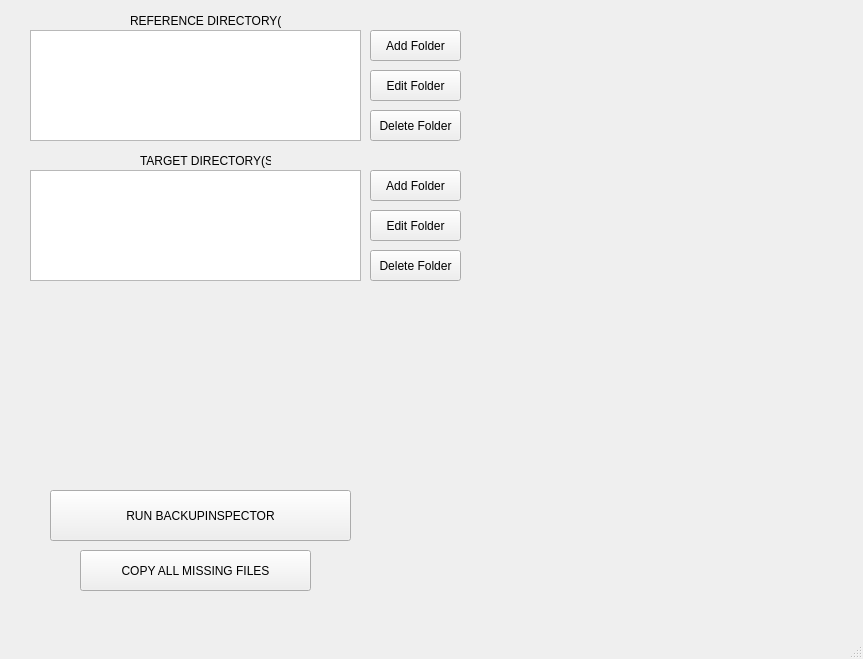
<?xml version="1.0" encoding="UTF-8"?>
<ui version="4.0">
 <class>MainWindow</class>
 <widget class="QMainWindow" name="MainWindow">
  <property name="geometry">
   <rect>
    <x>0</x>
    <y>0</y>
    <width>863</width>
    <height>659</height>
   </rect>
  </property>
  <property name="windowTitle">
   <string>BackupInspector</string>
  </property>
  <property name="windowIcon">
   <iconset>
    <normaloff>../../Desktop/Designer (1).png</normaloff>../../Desktop/Designer (1).png</iconset>
  </property>
  <property name="styleSheet">
   <string notr="true">background: url(A:/Users/Ada/Desktop/Designer.png)</string>
  </property>
  <widget class="QWidget" name="centralwidget">
   <widget class="QPushButton" name="pushButton">
    <property name="geometry">
     <rect>
      <x>370</x>
      <y>70</y>
      <width>91</width>
      <height>31</height>
     </rect>
    </property>
    <property name="text">
     <string>Edit Folder</string>
    </property>
   </widget>
   <widget class="QPushButton" name="pushButton_3">
    <property name="geometry">
     <rect>
      <x>50</x>
      <y>490</y>
      <width>301</width>
      <height>51</height>
     </rect>
    </property>
    <property name="text">
     <string>RUN BACKUPINSPECTOR</string>
    </property>
   </widget>
   <widget class="QPushButton" name="pushButton_2">
    <property name="geometry">
     <rect>
      <x>370</x>
      <y>30</y>
      <width>91</width>
      <height>31</height>
     </rect>
    </property>
    <property name="text">
     <string>Add Folder</string>
    </property>
   </widget>
   <widget class="QPushButton" name="pushButton_5">
    <property name="geometry">
     <rect>
      <x>370</x>
      <y>110</y>
      <width>91</width>
      <height>31</height>
     </rect>
    </property>
    <property name="text">
     <string>Delete Folder</string>
    </property>
   </widget>
   <widget class="QPushButton" name="pushButton_6">
    <property name="geometry">
     <rect>
      <x>370</x>
      <y>250</y>
      <width>91</width>
      <height>31</height>
     </rect>
    </property>
    <property name="text">
     <string>Delete Folder</string>
    </property>
   </widget>
   <widget class="QPushButton" name="pushButton_4">
    <property name="geometry">
     <rect>
      <x>370</x>
      <y>170</y>
      <width>91</width>
      <height>31</height>
     </rect>
    </property>
    <property name="text">
     <string>Add Folder</string>
    </property>
   </widget>
   <widget class="QPushButton" name="pushButton_7">
    <property name="geometry">
     <rect>
      <x>370</x>
      <y>210</y>
      <width>91</width>
      <height>31</height>
     </rect>
    </property>
    <property name="text">
     <string>Edit Folder</string>
    </property>
   </widget>
   <widget class="QLabel" name="label">
    <property name="geometry">
     <rect>
      <x>140</x>
      <y>150</y>
      <width>131</width>
      <height>21</height>
     </rect>
    </property>
    <property name="text">
     <string>TARGET DIRECTORY(S)</string>
    </property>
   </widget>
   <widget class="QLabel" name="label_2">
    <property name="geometry">
     <rect>
      <x>130</x>
      <y>10</y>
      <width>151</width>
      <height>21</height>
     </rect>
    </property>
    <property name="text">
     <string>REFERENCE DIRECTORY(S)</string>
    </property>
   </widget>
   <widget class="QListWidget" name="list1">
    <property name="geometry">
     <rect>
      <x>30</x>
      <y>30</y>
      <width>331</width>
      <height>111</height>
     </rect>
    </property>
   </widget>
   <widget class="QListWidget" name="list2">
    <property name="geometry">
     <rect>
      <x>30</x>
      <y>170</y>
      <width>331</width>
      <height>111</height>
     </rect>
    </property>
   </widget>
   <widget class="QPushButton" name="copy_all_missing_files">
    <property name="geometry">
     <rect>
      <x>80</x>
      <y>550</y>
      <width>231</width>
      <height>41</height>
     </rect>
    </property>
    <property name="text">
     <string>COPY ALL MISSING FILES</string>
    </property>
   </widget>
  </widget>
  <widget class="QMenuBar" name="menubar">
   <property name="geometry">
    <rect>
     <x>0</x>
     <y>0</y>
     <width>863</width>
     <height>21</height>
    </rect>
   </property>
  </widget>
  <widget class="QStatusBar" name="statusbar"/>
 </widget>
 <resources/>
 <connections/>
</ui>
